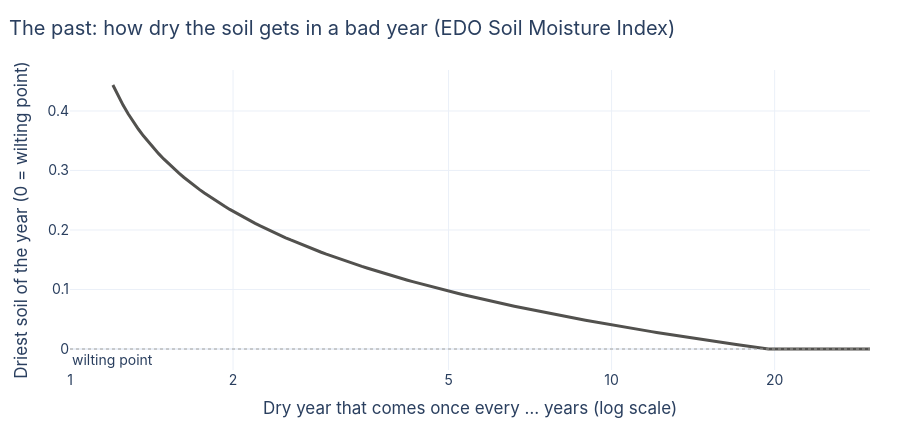

Notebook source saved alongside this figure:
### Code cell
soil_grid = np.geomspace(1.2, 30, 150)   # about 30 years of records: stay within reach
soil_levels = np.maximum(dry_side(soil, soil_grid), 0)   # the index cannot go below the wilting point
fig = go.Figure()
fig.add_trace(go.Scatter(x=soil_grid, y=soil_levels, mode="lines", line=dict(color=INK, width=3),
                         name="Driest soil of the year", hovertemplate="1-in-%{x:.0f} dry year: %{y:.2f}<extra></extra>"))
fig.add_hline(y=0, line=dict(color="#a3a29e", width=1, dash="dot"), annotation_text="wilting point",
              annotation_position="bottom left")
layout(fig, "The past: how dry the soil gets in a bad year (EDO Soil Moisture Index)",
       xaxis=log_rp_axis(range=[0, np.log10(30)], title="Dry year that comes once every … years (log scale)"),
       yaxis=dict(title="Driest soil of the year (0 = wilting point)"), showlegend=False)
fig.show()
if soil_levels.min() <= 0:
    wilting_rp = soil_grid[np.argmax(soil_levels <= 0)]
    print(f"About once every {wilting_rp:.0f} years, the soil dries all the way to the wilting point.")
table = pd.DataFrame({"a dry year that comes once every … years": [2, 5, 10, 20]})
table["driest soil (index)"] = dry_side(soil, table.iloc[:, 0]).round(2)
table

### Figure 1 — Plotly figure (JSON) as saved in the notebook; plotly's stock layout.template omitted (floating-point values rounded to 4 significant figures; data arrays with more than 128 entries replaced by an {"elided": "..."} marker saying what was removed)
{"data": [{"hovertemplate": "1-in-%{x:.0f} dry year: %{y:.2f}<extra></extra>", "line": {"color": "#52514e", "width": 3}, "mode": "lines", "name": "Driest soil of the year", "type": "scatter", "x": {"elided": "150 float values"}, "y": {"elided": "150 float values"}}], "layout": {"annotations": [{"showarrow": false, "text": "wilting point", "x": 0, "xanchor": "left", "xref": "x domain", "y": 0, "yanchor": "top", "yref": "y"}], "font": {"family": "Inter, Helvetica, Arial, sans-serif", "size": 14}, "height": 430, "margin": {"b": 60, "l": 70, "r": 30, "t": 70}, "shapes": [{"line": {"color": "#a3a29e", "dash": "dot", "width": 1}, "type": "line", "x0": 0, "x1": 1, "xref": "x domain", "y0": 0, "y1": 0, "yref": "y"}], "showlegend": false, "title": {"text": "The past: how dry the soil gets in a bad year (EDO Soil Moisture Index)", "x": 0.01}, "xaxis": {"range": [0, 1.477], "tickvals": [1, 2, 5, 10, 20, 50, 100], "title": {"text": "Dry year that comes once every … years (log scale)"}, "type": "log"}, "yaxis": {"title": {"text": "Driest soil of the year (0 = wilting point)"}}}}
